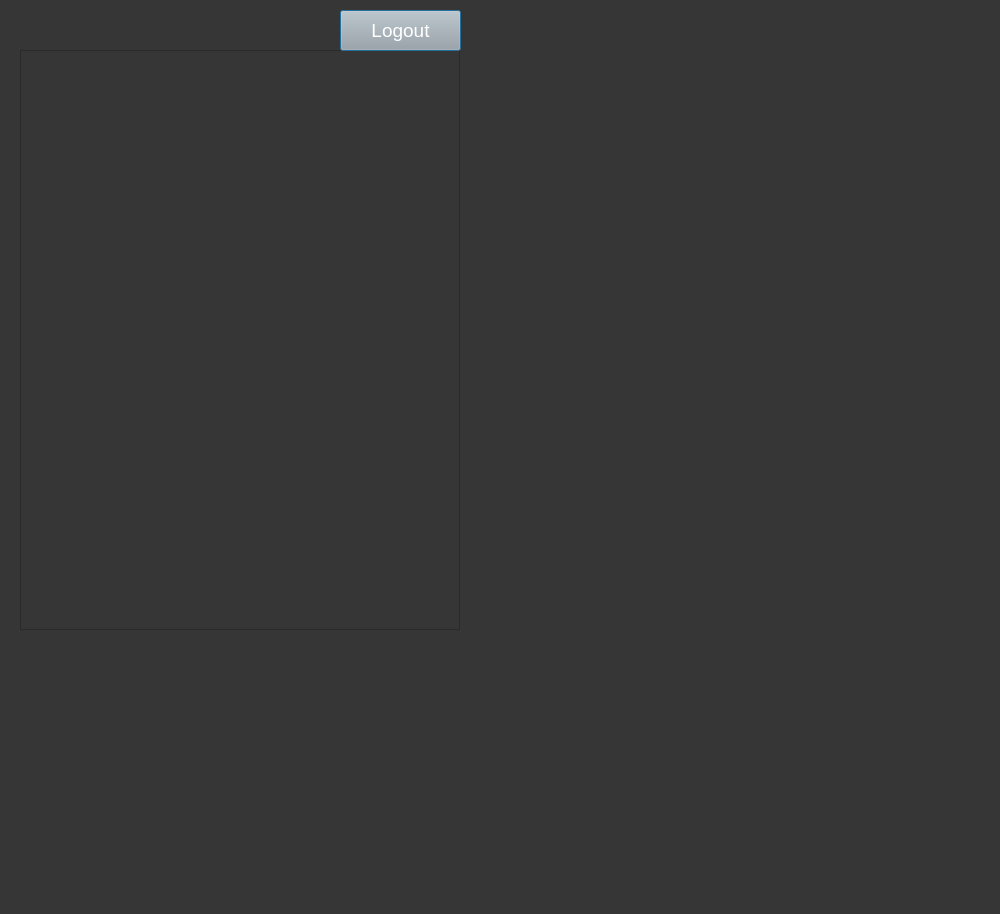
<?xml version="1.0" encoding="UTF-8"?>
<ui version="4.0">
 <class>CoursesPage</class>
 <widget class="QDialog" name="CoursesPage">
  <property name="geometry">
   <rect>
    <x>0</x>
    <y>0</y>
    <width>1000</width>
    <height>914</height>
   </rect>
  </property>
  <property name="windowTitle">
   <string>Courses</string>
  </property>
  <property name="styleSheet">
   <string notr="true">background-color: rgb(54, 54, 54);</string>
  </property>
  <widget class="QScrollArea" name="scrollArea">
   <property name="geometry">
    <rect>
     <x>20</x>
     <y>50</y>
     <width>440</width>
     <height>580</height>
    </rect>
   </property>
   <property name="widgetResizable">
    <bool>true</bool>
   </property>
   <widget class="QWidget" name="scrollAreaWidgetContents">
    <property name="geometry">
     <rect>
      <x>0</x>
      <y>0</y>
      <width>438</width>
      <height>578</height>
     </rect>
    </property>
    <layout class="QVBoxLayout" name="verticalLayout"/>
   </widget>
  </widget>
  <widget class="QPushButton" name="logoutButton">
   <property name="geometry">
    <rect>
     <x>340</x>
     <y>10</y>
     <width>121</width>
     <height>41</height>
    </rect>
   </property>
   <property name="styleSheet">
    <string notr="true">background-color: rgb(167, 168, 167); font-size:14pt; color:rgb(255, 255, 255)</string>
   </property>
   <property name="text">
    <string>Logout</string>
   </property>
  </widget>
 </widget>
 <resources/>
 <connections/>
</ui>
